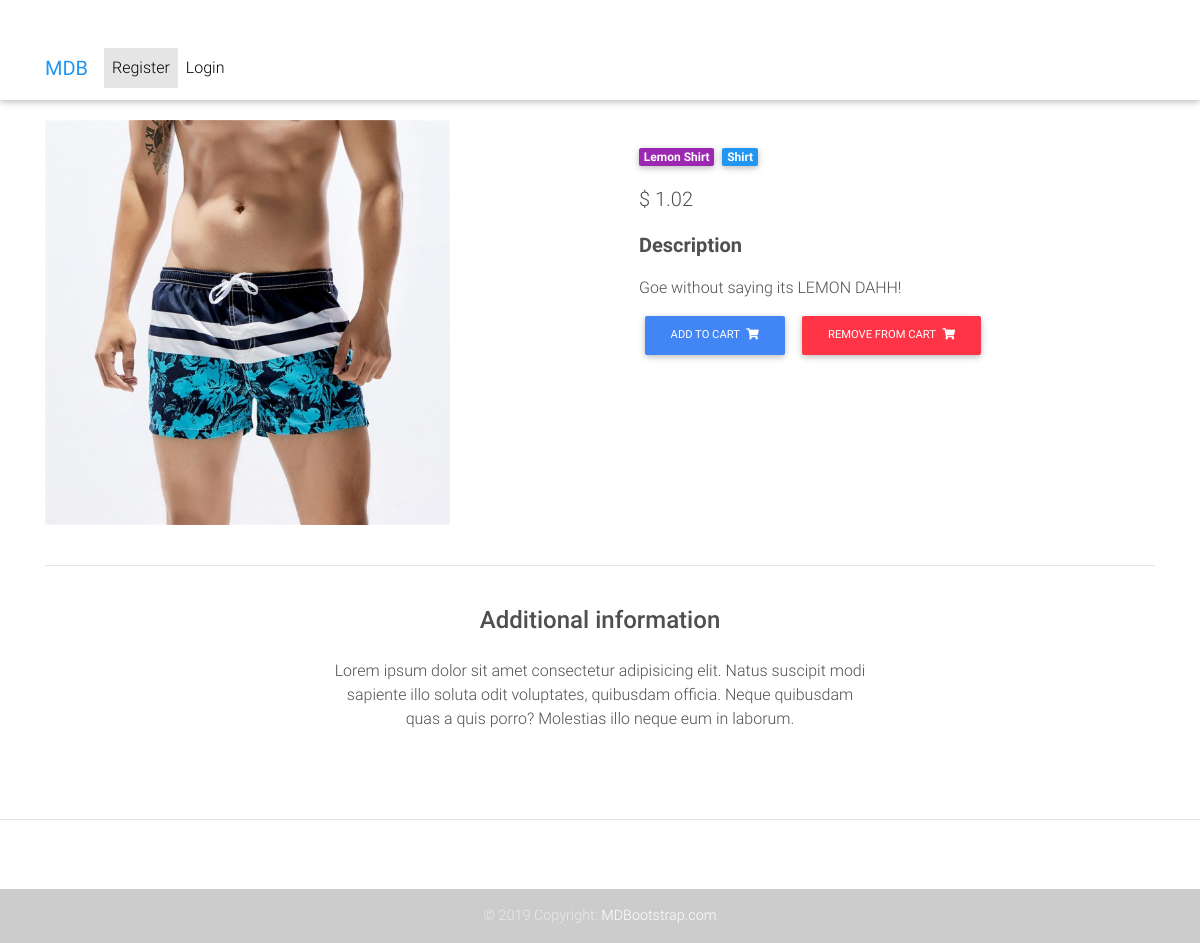
The page /product/3/detail on the database its author committed.
### core/models.py (models this page shows, shortened)
class Item(models.Model):
    title = models.CharField(max_length=100)
    price = models.FloatField()
    label = models.CharField(choices=LABEL_CHOICES, max_length=1,default="P")
    category= models.CharField(choices=CATEGORY_CHOICES, max_length=2,default="S")
    state= models.CharField(choices=SALE_STATE_CHOICES, max_length=2,default="N")
    discount_price = models.FloatField(blank=True,null=True)
    description = models.TextField()
    image = models.ImageField(upload_to = 'product_images')
    def get_absolute_url(self):
        return reverse("product-detail", kwargs={"pk": self.id})
    def get_add_item_to_cart(self):
        return reverse("add-to-cart", kwargs={"pk": self.id})
    def get_remove_item_from_cart(self):
        return reverse("remove-from-cart", kwargs={"pk": self.id})

### core/views.py (the view)
# urls.py: path('product/<int:pk>/detail',Item_detail_view.as_view(),name='product-detail'),
class Item_detail_view(DetailView):
    template_name = 'core/product.html'
    context_object_name = 'item'
    model  = Item

### core/templates/core/product.html (shortened to what this page needs)
{% extends "core/base.html"%}
{% block content%}
  <main class="mt-5 pt-4">
    <div class="container dark-grey-text mt-5">
      <div class="row wow fadeIn">
        <div class="col-md-6 mb-4">
            <a href="{{item.get_absolute_url}}" style="display: block ;">
              <img src="{{item.image.url}}" class="card-img-top w-75 h-75"
              alt="">
            </a>
        </div>
        <div class="col-md-6 mb-4">
          <div class="p-4">
            <div class="mb-3">
              <a href="">
                <span class="badge purple mr-1 display-2">{{item.title}}</span>
              </a>
              <a href="">
                <span class="badge blue mr-1">{{item.get_category_display}}</span>
              </a>
            </div>
            <p class="lead">
              <span class="mr-1">
                {% if item.discount_price %}
                    <span class="text-info">$ {{item.discount_price}}</span>
                {%else%}
                    <span>$ {{item.price}}</span>
                {%endif%}
              </span>
            </p>
            <p class="lead font-weight-bold">Description</p>
            <p>{{item.description}}</p>
            <a href="{{item.get_add_item_to_cart}}" class="btn btn-primary btn-md my-0 p" type="">Add to cart
              <i class="fas fa-shopping-cart ml-1"></i>
            </a>
            <a href="{{item.get_remove_item_from_cart}}" class="btn btn-danger btn-md my-0 p ml-2" type="">Remove from cart
              <i class="fas fa-shopping-cart ml-1"></i>
            </a>
          </div>
        </div>
      </div>
      <hr>
      <div class="row d-flex justify-content-center wow fadeIn">
        <div class="col-md-6 text-center">
          <h4 class="my-4 h4">Additional information</h4>
          <p>Lorem ipsum dolor sit amet consectetur adipisicing elit. Natus suscipit modi sapiente illo soluta odit
            voluptates,
            quibusdam officia. Neque quibusdam quas a quis porro? Molestias illo neque eum in laborum.</p>
        </div>
      </div>
      <div class="row wow fadeIn">
        <div class="col-lg-4 col-md-12 mb-4">
        </div>
        <div class="col-lg-4 col-md-6 mb-4">
        </div>
        <div class="col-lg-4 col-md-6 mb-4">
        </div>
      </div>
    </div>
  </main>
{% endblock content%}

### core/templates/core/base.html (style rules this page uses)
html, body, header, .carousel { height: 60vh; }

### rows shown on the page
Item: image (picture), title "Lemon Shirt", category "Shirt", price "1.02", description "Goe without saying its LEMON DAHH!"
